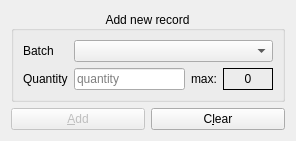
<?xml version="1.0" encoding="UTF-8"?>
<ui version="4.0">
 <class>AFRWidget</class>
 <widget class="QWidget" name="AFRWidget">
  <property name="geometry">
   <rect>
    <x>0</x>
    <y>0</y>
    <width>296</width>
    <height>128</height>
   </rect>
  </property>
  <property name="windowTitle">
   <string>Form</string>
  </property>
  <layout class="QVBoxLayout" name="verticalLayout">
   <item>
    <widget class="QGroupBox" name="groupBox">
     <property name="title">
      <string>Add new record</string>
     </property>
     <property name="alignment">
      <set>Qt::AlignCenter</set>
     </property>
     <layout class="QGridLayout" name="gridLayout" rowstretch="0,0">
      <item row="0" column="0">
       <widget class="QLabel" name="label_batch">
        <property name="text">
         <string>Batch</string>
        </property>
       </widget>
      </item>
      <item row="1" column="0">
       <widget class="QLabel" name="label_qty">
        <property name="text">
         <string>Quantity</string>
        </property>
       </widget>
      </item>
      <item row="1" column="1">
       <layout class="QHBoxLayout" name="horizontalLayout" stretch="1,0,0">
        <item>
         <widget class="QtyInput" name="edit_qty">
          <property name="placeholderText">
           <string>quantity</string>
          </property>
         </widget>
        </item>
        <item>
         <widget class="QLabel" name="label_max">
          <property name="text">
           <string>max:</string>
          </property>
         </widget>
        </item>
        <item>
         <widget class="QLabel" name="label_maxvalue">
          <property name="minimumSize">
           <size>
            <width>50</width>
            <height>0</height>
           </size>
          </property>
          <property name="frameShape">
           <enum>QFrame::Box</enum>
          </property>
          <property name="frameShadow">
           <enum>QFrame::Plain</enum>
          </property>
          <property name="text">
           <string>0</string>
          </property>
          <property name="alignment">
           <set>Qt::AlignCenter</set>
          </property>
         </widget>
        </item>
       </layout>
      </item>
      <item row="0" column="1">
       <widget class="QComboBox" name="combo_batch">
        <property name="insertPolicy">
         <enum>QComboBox::NoInsert</enum>
        </property>
       </widget>
      </item>
     </layout>
    </widget>
   </item>
   <item>
    <layout class="QHBoxLayout" name="horizontalLayout_3">
     <item>
      <widget class="QPushButton" name="action_add">
       <property name="enabled">
        <bool>false</bool>
       </property>
       <property name="text">
        <string>&amp;Add</string>
       </property>
      </widget>
     </item>
     <item>
      <widget class="QPushButton" name="action_clear">
       <property name="text">
        <string>C&amp;lear</string>
       </property>
      </widget>
     </item>
    </layout>
   </item>
  </layout>
 </widget>
 <customwidgets>
  <customwidget>
   <class>QtyInput</class>
   <extends>QLineEdit</extends>
   <header>QtyInput.h</header>
  </customwidget>
 </customwidgets>
 <tabstops>
  <tabstop>combo_batch</tabstop>
  <tabstop>edit_qty</tabstop>
  <tabstop>action_add</tabstop>
  <tabstop>action_clear</tabstop>
 </tabstops>
 <resources/>
 <connections/>
</ui>
